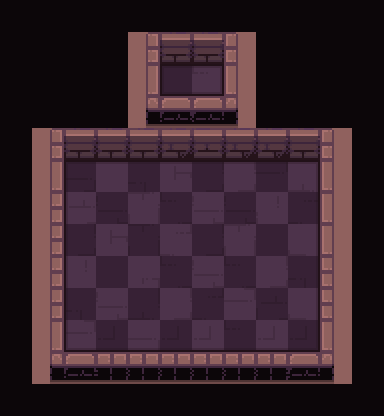

A level layout from a 2D game, rendered from its tile map. Below: a short description, then the map file with its tile-grid data intact:
An orthogonal 12x13 tile map with 32x32 px tiles, 5 tile layers (checkers, path, types, ground, ...) and 8 objects (3x hero, 2x egg, frame, strategy, marker).

<map version="1.2" tiledversion="2019.03.13" orientation="orthogonal" renderorder="right-down" width="12" height="13" tilewidth="32" tileheight="32" infinite="0" nextlayerid="581" nextobjectid="332">
 <tileset firstgid="1" name="tileset" tilewidth="32" tileheight="32" spacing="2" margin="1" tilecount="200" columns="10">
  <image source="tileset.png" trans="000000" width="340" height="680" />
  <terraintypes>
   <terrain name="floor" tile="79" />
   <terrain name="wall" tile="69" />
   <terrain name="hole" tile="78" />
   <terrain name="infected" tile="77" />
  </terraintypes>
 </tileset>
 <layer id="573" name="checkers" width="12" height="13">
  <data encoding="csv">
69,0,69,0,69,0,69,0,69,0,69,0,
0,69,0,69,0,69,0,69,0,69,0,69,
69,0,69,0,69,0,69,0,69,0,69,0,
0,69,0,69,0,69,0,69,0,69,0,69,
69,0,69,0,69,0,69,0,69,0,69,0,
0,69,0,69,0,69,0,69,0,69,0,69,
69,0,69,0,69,0,69,0,69,0,69,0,
0,69,0,69,0,69,0,69,0,69,0,69,
69,0,69,0,69,0,69,0,69,0,69,0,
0,69,0,69,0,69,0,69,0,69,0,69,
69,0,69,0,69,0,69,0,69,0,69,0,
0,69,0,69,0,69,0,69,0,69,0,69,
69,0,69,0,69,0,69,0,69,0,69,0
</data>
 </layer>
 <objectgroup id="14" name="camera">
  <object id="12" name="frame" type="frame" x="50.6667" y="34.3333" width="282.67" height="331.666" />
  <object id="15" name="strategy" type="strategy" x="-38" y="136">
   <point />
  </object>
 </objectgroup>
 <layer id="574" name="path" width="12" height="13">
  <data encoding="csv">
0,0,0,0,0,0,0,0,0,0,0,0,
0,0,0,0,0,0,0,0,0,0,0,0,
0,0,0,0,0,80,80,0,0,0,0,0,
0,0,0,0,0,0,0,0,0,0,0,0,
0,0,0,0,0,0,0,0,0,0,0,0,
0,0,80,80,80,80,80,80,80,80,0,0,
0,0,80,80,80,80,80,80,80,80,0,0,
0,0,80,80,80,80,80,80,80,80,0,0,
0,0,80,80,80,80,80,80,80,80,0,0,
0,0,80,80,80,80,80,80,80,80,0,0,
0,0,80,80,80,80,80,80,80,80,0,0,
0,0,0,0,0,0,0,0,0,0,0,0,
0,0,0,0,0,0,0,0,0,0,0,0
</data>
 </layer>
 <objectgroup id="2" name="objects">
  <object id="33" name="hero" type="hero" x="81.667" y="211.168">
   <point />
  </object>
  <object id="326" name="hero" type="hero" x="176.667" y="79.3333">
   <properties>
    <property name="item" type="int" value="328" />
   </properties>
   <point />
  </object>
  <object id="328" name="egg" type="egg" x="175.333" y="79.3333">
   <properties>
    <property name="value" value="0" />
   </properties>
   <point />
  </object>
  <object id="327" name="hero" type="hero" x="208" y="80.6667">
   <properties>
    <property name="item" type="int" value="329" />
   </properties>
   <point />
  </object>
  <object id="329" name="egg" type="egg" x="206.667" y="81.3333">
   <properties>
    <property name="value" value="0" />
   </properties>
   <point />
  </object>
  <object id="331" name="eggsOriginMarker" type="marker" x="80" y="211.333">
   <point />
  </object>
 </objectgroup>
 <layer id="578" name="types" width="12" height="13">
  <data encoding="csv">
79,79,79,79,79,79,79,79,79,79,79,79,
79,79,79,79,70,70,70,70,79,79,79,79,
79,79,79,79,70,80,80,70,79,79,79,79,
79,79,79,79,70,70,70,70,79,79,79,79,
79,70,70,70,70,70,70,70,70,70,70,79,
79,70,80,80,80,80,80,80,80,80,70,79,
79,70,80,80,80,80,80,80,80,80,70,79,
79,70,80,80,80,80,80,80,80,80,70,79,
79,70,80,80,80,80,80,80,80,80,70,79,
79,70,80,80,80,80,80,80,80,80,70,79,
79,70,80,80,80,80,80,80,80,80,70,79,
79,70,70,70,70,70,70,70,70,70,70,79,
79,79,79,79,79,79,79,79,79,79,79,79
</data>
 </layer>
 <layer id="579" name="ground" width="12" height="13">
  <data encoding="csv">
0,0,0,0,0,0,0,0,0,0,0,0,
0,0,0,0,1,2,2,6,0,0,0,0,
0,0,0,0,31,19,124,36,0,0,0,0,
0,0,0,0,41,42,45,46,0,0,0,0,
0,1,2,5,2,4,3,4,4,2,6,0,
0,11,9,133,30,132,17,131,28,122,16,0,
0,21,153,38,143,10,152,38,154,7,16,0,
0,21,17,132,29,121,17,143,19,134,16,0,
0,21,154,19,141,10,152,10,131,30,26,0,
0,21,30,152,8,131,7,142,39,134,26,0,
0,31,142,37,123,37,151,10,151,37,36,0,
0,41,42,53,53,53,53,53,53,45,46,0,
0,0,0,0,0,0,0,0,0,0,0,0
</data>
 </layer>
 <layer id="580" name="floor_shadow" width="12" height="13">
  <data encoding="csv">
0,0,0,0,0,0,0,0,0,0,0,0,
0,0,0,0,0,0,0,0,0,0,0,0,
0,0,0,0,0,77,76,0,0,0,0,0,
0,0,0,0,0,0,0,0,0,0,0,0,
0,0,0,0,0,0,0,0,0,0,0,0,
0,0,12,13,13,13,13,13,13,15,0,0,
0,0,22,0,0,0,0,0,0,25,0,0,
0,0,22,0,0,0,0,0,0,25,0,0,
0,0,22,0,0,0,0,0,0,25,0,0,
0,0,22,0,0,0,0,0,0,25,0,0,
0,0,32,33,33,33,33,33,33,35,0,0,
0,0,0,0,0,0,0,0,0,0,0,0,
0,0,0,0,0,0,0,0,0,0,0,0
</data>
 </layer>
</map>
